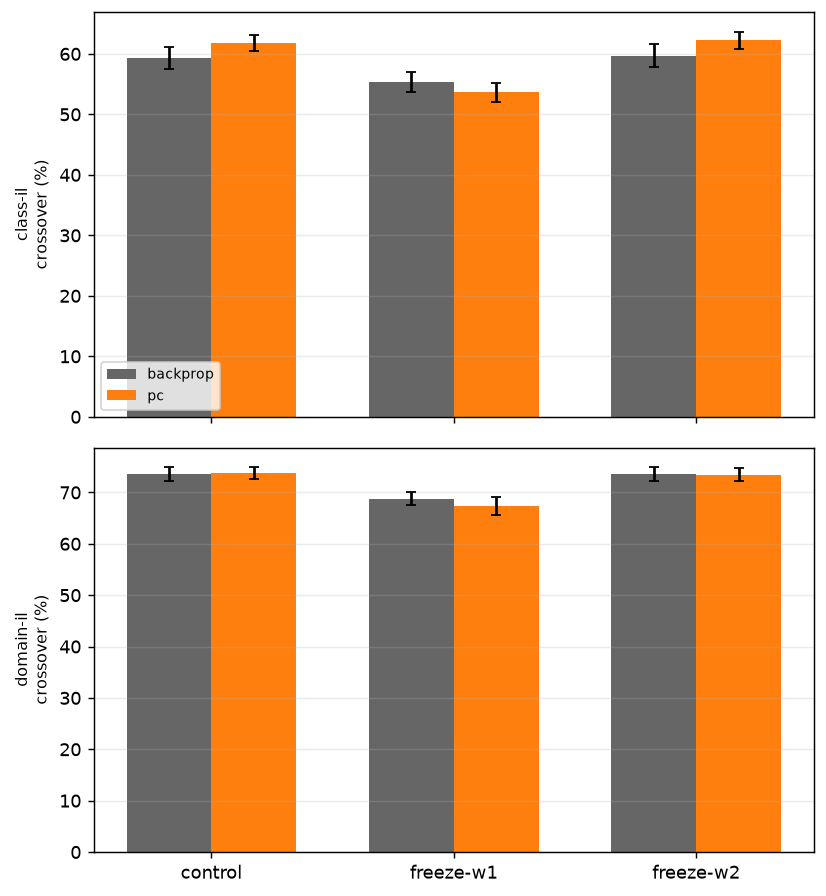

The script that drew this image:
"""Freezing the trunk (W1) or the output layer (W2) during task 2 -- which one, if either,
recovers task-1 retention, and does that differ by rule or by scenario?

Report series 2, decade 130 (new topic: where does the damage live in weight space). Backprop
+ PC, both scenarios, matched-competence 90%, 10 seeds. Task 1 always trains completely normally;
`freeze` is only switched on at the task 1 -> task 2 boundary (via run_classil's own
`on_task_end` hook), so a frozen condition never prevents task 1 itself from being learned.

Four conditions:
  control      nothing frozen during task 2 -- the baseline this whole series otherwise reports
  freeze_w1    W1, b1 held still during task 2 -- does protecting the TRUNK recover task 1?
  freeze_w2    W2, b2 held still during task 2 -- does protecting the OUTPUT LAYER recover task 1?
  freeze_both  everything held still -- the trivial ceiling (task 1 CANNOT change once task 2
               starts), included so the other three bars have a reference point, not because it
               answers a question. Task 2 cannot reach a competence threshold under total freeze,
               so this condition alone uses a short FIXED budget instead of stop_threshold.

Two report-figure variants on the SAME data (per the project's line/bar A-B convention): one
with 3 bars (control/freeze_w1/freeze_w2 -- the actual question) and one with the 4th
(freeze_both) added as context. Bar chart, x = condition, grouped by rule, one panel per
scenario. Metric: crossover (locked in by 112).

Built-in sanity check, not a separate experiment: freeze_w2 should recover ~nothing in
Domain-IL, since there is no output-layer suppression mechanism there to protect (every unit is
a positive target in both tasks). If it does, that is a flag on the design, not a result.

A second set of figures (task1/task2 vs time, one panel per condition, per scenario/method) is
saved purely to sanity-check the runs. NOT for the report.
"""
import sys
import time
from pathlib import Path

ROOT = Path(__file__).resolve().parents[1]
sys.path.insert(0, str(ROOT))

import numpy as np
import matplotlib.pyplot as plt

from src.protocol import PROTOCOL, load, build, replace, figure_path as _figure_path, \
    array_path as _array_path
from src.runner import run_classil
from src.metrics import metric_grid

SMOKE = "--smoke" in sys.argv
REPLOT = "--replot" in sys.argv


def _tag(f, suffix):
    own = Path(f).resolve() == Path(__file__).resolve()
    return (suffix + "_SMOKE").lstrip("_") if (SMOKE and own) else suffix


def figure_path(f, suffix=""):
    return _figure_path(f, _tag(f, suffix))


def array_path(f, suffix=""):
    return _array_path(f, _tag(f, suffix))


# ---------------------------------------------------------------- settings
CONDITIONS = ["control", "freeze_w1", "freeze_w2", "freeze_both"]
FREEZE_SETS = {"control": set(), "freeze_w1": {"W1", "b1"}, "freeze_w2": {"W2", "b2"},
               "freeze_both": {"W1", "b1", "W2", "b2"}}
METHODS = ["backprop", "pc"]
LR = {"backprop": 0.01, "pc": 0.02}
METHOD_COLORS = {"backprop": "0.4", "pc": "tab:orange"}
SCENARIOS = ["class_il", "domain_il"]
SEEDS = 10
EVAL_EVERY = 10
MAX_ITERS = 5000            # matched-competence cap for control/freeze_w1/freeze_w2
FREEZE_BOTH_T2_BUDGET = 500  # fixed: under total freeze accuracy cannot move, so a threshold
                             # chase would only burn compute for a flat line already implied
STOP_PATIENCE = 3
THRESHOLD = 0.90
EXP100 = Path(__file__).parent / "100_capacity_vs_width.py"

if SMOKE:
    SEEDS, EVAL_EVERY, MAX_ITERS, FREEZE_BOTH_T2_BUDGET = 2, 5, 200, 40
    print("--smoke: tiny budget, results are NOT meaningful\n")

if Path(_array_path(EXP100)).exists():
    H = int(np.load(_array_path(EXP100))["chosen"])
    print(f"H = {H}, read from exp100")
else:
    H = 32
    print("exp100's array not found -- falling back to H = 32")


def run_condition(proto, method, seed, cond, data):
    """One run of `cond`, freeze applied only at the task1 -> task2 boundary."""
    tasks = proto.tasks(seed)
    lmap = proto.label_map(tasks)
    handle = {}
    train_step, predict = build(proto, method, seed, handle=handle)

    def on_task_end(ti, step):
        if ti == 0 and cond != "control":
            handle["freeze"].update(FREEZE_SETS[cond])

    if cond == "freeze_both":
        thr, iters = [THRESHOLD, None], [MAX_ITERS, FREEZE_BOTH_T2_BUDGET]
    else:
        thr, iters = [THRESHOLD, THRESHOLD], [MAX_ITERS, MAX_ITERS]

    return run_classil(train_step, predict, tasks, data.train, data.class_idx,
                       report_eval=data.report_eval, stop_eval=data.stop_eval,
                       max_iters_per_task=iters, batch=proto.batch, eval_every=proto.eval_every,
                       device=proto.device, stop_threshold=thr, stop_patience=proto.stop_patience,
                       data_seed=seed, label_map=lmap, on_task_end=on_task_end)


def cell_metrics(proto, method, cond, data):
    """Per-seed crossover array for one (scenario, method, condition) cell."""
    runs = [run_condition(proto, method, seed, cond, data) for seed in range(SEEDS)]
    n_bad = sum(1 for o in runs if not all(o["reached"]))
    if n_bad:
        print(f"  WARNING: {proto.scenario} {method} {cond}: {n_bad}/{SEEDS} seed(s) hit the cap")
    lo = -int(1.2 * np.median([o["switches"][0] for o in runs]))
    hi = int(1.2 * np.median([o["switches"][1] - o["switches"][0] for o in runs]))
    rel_grid = np.arange(lo, hi + EVAL_EVERY, EVAL_EVERY)
    A = np.full((SEEDS, len(rel_grid), 2), np.nan)
    for i, o in enumerate(runs):
        rel = np.asarray(o["steps"]) - o["switches"][0]
        for j, r in enumerate(rel):
            k_ = int(round((r - lo) / EVAL_EVERY))
            if 0 <= k_ < len(rel_grid):
                A[i, k_] = o["curves"]["argmax"][j]
    g = metric_grid(rel_grid, A, 0.0)
    return g["crossover"], rel_grid, A


if REPLOT and Path(array_path(__file__)).exists():
    z = np.load(array_path(__file__), allow_pickle=True)
    crossover = {s: {m: {c: z[f"crossover_{s}_{m}_{c}"] for c in CONDITIONS} for m in METHODS}
                 for s in SCENARIOS}
    diag = {s: {m: {c: (z[f"steps_{s}_{m}_{c}"], z[f"curve_{s}_{m}_{c}"]) for c in CONDITIONS}
                for m in METHODS} for s in SCENARIOS}
    print(f"--replot: redrawing from {array_path(__file__)}, no training\n")
else:
    base = replace(PROTOCOL, hidden=H, eval_every=EVAL_EVERY, seeds=SEEDS, lr=LR,
                   max_iters_per_task=MAX_ITERS, stop_patience=STOP_PATIENCE)
    data = load(replace(base, scenario="class_il"))
    crossover = {s: {m: {} for m in METHODS} for s in SCENARIOS}
    diag = {s: {m: {} for m in METHODS} for s in SCENARIOS}
    t0 = time.perf_counter()

    for scen in SCENARIOS:
        proto = replace(base, scenario=scen)
        for method in METHODS:
            for cond in CONDITIONS:
                cx, steps, A = cell_metrics(proto, method, cond, data)
                crossover[scen][method][cond] = cx
                diag[scen][method][cond] = (steps, A)
                print(f"  {scen:10s} {method:8s} {cond:11s} crossover {np.nanmean(cx):5.1f}"
                      f"   [{time.perf_counter()-t0:5.0f}s]")

# ---------------------------------------------------------------- report figure(s): bar, x=condition
def bar_figure(conds, suffix):
    xpos = np.arange(len(conds))
    width = 0.35
    fig, axes = plt.subplots(len(SCENARIOS), 1, figsize=(6.5, 7.0), sharex=True)
    for ax, scen in zip(axes, SCENARIOS):
        for i, method in enumerate(METHODS):
            means, sems = [], []
            for c in conds:
                v = crossover[scen][method][c]
                n = np.sum(np.isfinite(v))
                means.append(np.nanmean(v))
                sems.append(np.nanstd(v, ddof=1) / np.sqrt(n) if n > 1 else np.nan)
            offset = (i - 0.5) * width
            ax.bar(xpos + offset, means, width=width, yerr=sems, capsize=3,
                   color=METHOD_COLORS[method], label=method)
        ax.set_xticks(xpos)
        ax.set_ylabel(f"{scen.replace('_', '-')}\ncrossover (%)", fontsize=9)
        ax.grid(alpha=0.25, axis="y")
    axes[0].legend(fontsize=8, loc="best")
    axes[-1].set_xticklabels([c.replace("_", "-") for c in conds])
    fig.tight_layout()
    fig.savefig(figure_path(__file__, suffix), dpi=130, bbox_inches="tight")
    print(f"saved {figure_path(__file__, suffix)}")


bar_figure(["control", "freeze_w1", "freeze_w2"], "")
bar_figure(CONDITIONS, "with_ceiling")

# ------------------------------------------------------------------ diagnostic (NOT for the report)
for scen in SCENARIOS:
    fig2, axes2 = plt.subplots(len(CONDITIONS), len(METHODS),
                                figsize=(4.2 * len(METHODS), 2.2 * len(CONDITIONS)), sharex=False)
    for row, cond in enumerate(CONDITIONS):
        for col, method in enumerate(METHODS):
            ax = axes2[row, col]
            steps, A = diag[scen][method][cond]
            for r in range(A.shape[0]):
                ax.plot(steps, A[r, :, 0] * 100, color="tab:orange", lw=0.6, alpha=0.25)
                ax.plot(steps, A[r, :, 1] * 100, color="tab:blue", lw=0.6, alpha=0.25)
            ax.plot(steps, np.nanmean(A[:, :, 0], axis=0) * 100, color="tab:orange", lw=1.8)
            ax.plot(steps, np.nanmean(A[:, :, 1], axis=0) * 100, color="tab:blue", lw=1.8)
            ax.axvline(0, color="k", ls="--", lw=0.8)
            ax.set_ylim(0, 100)
            ax.grid(alpha=0.2)
            if col == 0:
                ax.set_ylabel(cond, fontsize=8)
            if row == 0:
                ax.text(0.5, 1.05, method, fontsize=9, ha="center", transform=ax.transAxes)
    fig2.tight_layout()
    fig2.savefig(figure_path(__file__, f"diagnostic_{scen}"), dpi=110, bbox_inches="tight")
    print(f"saved {figure_path(__file__, f'diagnostic_{scen}')}  (analysis only, not for the report)")

# ---------------------------------------------------------------- save
np.savez(array_path(__file__), H=H,
         **{f"crossover_{s}_{m}_{c}": crossover[s][m][c]
            for s in SCENARIOS for m in METHODS for c in CONDITIONS},
         **{f"steps_{s}_{m}_{c}": diag[s][m][c][0]
            for s in SCENARIOS for m in METHODS for c in CONDITIONS},
         **{f"curve_{s}_{m}_{c}": diag[s][m][c][1]
            for s in SCENARIOS for m in METHODS for c in CONDITIONS})
print(f"saved {array_path(__file__)}")
